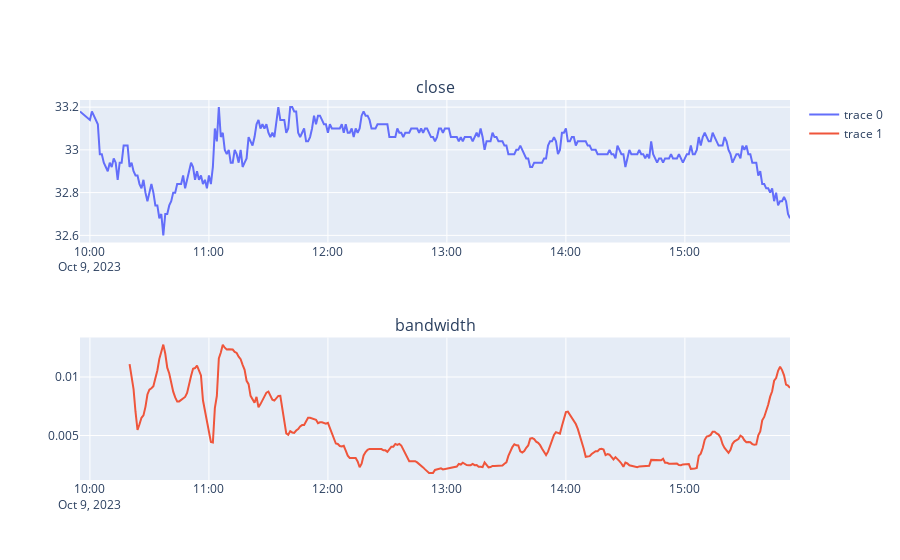

Notebook source saved alongside this figure:
### Code cell
fig=make_subplots(rows=2, cols=1,
                subplot_titles=("close", "bandwidth"))
fig.add_trace(
    go.Scatter(x=aapl_minute_closes.index,y=aapl_minute_closes["close"]),row=1,col=1
)
fig.add_trace(
    go.Scatter(x=bandwidth.index,y=bandwidth["bw"]),row=2,col=1
)

### Figure 1 — Plotly figure (JSON) as saved in the notebook; plotly's stock layout.template omitted (floating-point values rounded to 4 significant figures; data arrays with more than 128 entries replaced by an {"elided": "..."} marker saying what was removed)
{"data": [{"type": "scatter", "x": {"elided": "353 str values"}, "xaxis": "x", "y": {"elided": "353 float values"}, "yaxis": "y"}, {"type": "scatter", "x": {"elided": "353 str values"}, "xaxis": "x2", "y": {"elided": "353 float values"}, "yaxis": "y2"}], "layout": {"annotations": [{"font": {"size": 16}, "showarrow": false, "text": "close", "x": 0.5, "xanchor": "center", "xref": "paper", "y": 1, "yanchor": "bottom", "yref": "paper"}, {"font": {"size": 16}, "showarrow": false, "text": "bandwidth", "x": 0.5, "xanchor": "center", "xref": "paper", "y": 0.375, "yanchor": "bottom", "yref": "paper"}], "xaxis": {"anchor": "y", "domain": [0, 1]}, "xaxis2": {"anchor": "y2", "domain": [0, 1]}, "yaxis": {"anchor": "x", "domain": [0.625, 1]}, "yaxis2": {"anchor": "x2", "domain": [0, 0.375]}}}
